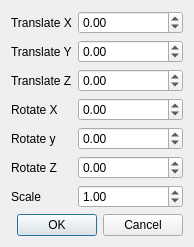
<?xml version="1.0" encoding="UTF-8"?>
<ui version="4.0">
 <class>TransformDialog</class>
 <widget class="QDialog" name="TransformDialog">
  <property name="geometry">
   <rect>
    <x>0</x>
    <y>0</y>
    <width>222</width>
    <height>269</height>
   </rect>
  </property>
  <property name="windowTitle">
   <string>Transform</string>
  </property>
  <property name="locale">
   <locale language="English" country="UnitedStates"/>
  </property>
  <layout class="QFormLayout" name="formLayout_2">
   <property name="sizeConstraint">
    <enum>QLayout::SetFixedSize</enum>
   </property>
   <item row="0" column="0" colspan="2">
    <layout class="QFormLayout" name="formLayout">
     <item row="0" column="0">
      <widget class="QLabel" name="label">
       <property name="text">
        <string>Translate X</string>
       </property>
      </widget>
     </item>
     <item row="1" column="0">
      <widget class="QLabel" name="label_2">
       <property name="text">
        <string>Translate Y</string>
       </property>
      </widget>
     </item>
     <item row="2" column="0">
      <widget class="QLabel" name="label_3">
       <property name="text">
        <string>Translate Z</string>
       </property>
      </widget>
     </item>
     <item row="3" column="0">
      <widget class="QLabel" name="label_4">
       <property name="text">
        <string>Rotate X</string>
       </property>
      </widget>
     </item>
     <item row="4" column="0">
      <widget class="QLabel" name="label_5">
       <property name="text">
        <string>Rotate y</string>
       </property>
      </widget>
     </item>
     <item row="5" column="0">
      <widget class="QLabel" name="label_6">
       <property name="text">
        <string>Rotate Z</string>
       </property>
      </widget>
     </item>
     <item row="6" column="0">
      <widget class="QLabel" name="label_7">
       <property name="text">
        <string>Scale</string>
       </property>
      </widget>
     </item>
     <item row="0" column="1">
      <widget class="QDoubleSpinBox" name="mp_spin_translate_x">
       <property name="minimum">
        <double>-200000.000000000000000</double>
       </property>
       <property name="value">
        <double>0.000000000000000</double>
       </property>
      </widget>
     </item>
     <item row="6" column="1">
      <widget class="QDoubleSpinBox" name="mp_spin_scale">
       <property name="minimum">
        <double>0.000000000000000</double>
       </property>
       <property name="maximum">
        <double>1000.000000000000000</double>
       </property>
       <property name="value">
        <double>1.000000000000000</double>
       </property>
      </widget>
     </item>
     <item row="1" column="1">
      <widget class="QDoubleSpinBox" name="mp_spin_translate_y">
       <property name="minimum">
        <double>-200000.000000000000000</double>
       </property>
       <property name="maximum">
        <double>200000.000000000000000</double>
       </property>
      </widget>
     </item>
     <item row="2" column="1">
      <widget class="QDoubleSpinBox" name="mp_spin_translate_z">
       <property name="minimum">
        <double>-200000.000000000000000</double>
       </property>
       <property name="maximum">
        <double>200000.000000000000000</double>
       </property>
      </widget>
     </item>
     <item row="3" column="1">
      <widget class="QDoubleSpinBox" name="mp_spin_rotate_x">
       <property name="minimum">
        <double>-180.000000000000000</double>
       </property>
       <property name="maximum">
        <double>180.000000000000000</double>
       </property>
      </widget>
     </item>
     <item row="4" column="1">
      <widget class="QDoubleSpinBox" name="mp_spin_rotate_y">
       <property name="minimum">
        <double>-180.000000000000000</double>
       </property>
       <property name="maximum">
        <double>180.000000000000000</double>
       </property>
      </widget>
     </item>
     <item row="5" column="1">
      <widget class="QDoubleSpinBox" name="mp_spin_rotate_z">
       <property name="minimum">
        <double>-180.000000000000000</double>
       </property>
       <property name="maximum">
        <double>180.000000000000000</double>
       </property>
      </widget>
     </item>
    </layout>
   </item>
   <item row="1" column="1">
    <widget class="QDialogButtonBox" name="mp_button_box">
     <property name="orientation">
      <enum>Qt::Horizontal</enum>
     </property>
     <property name="standardButtons">
      <set>QDialogButtonBox::Cancel|QDialogButtonBox::Ok</set>
     </property>
    </widget>
   </item>
  </layout>
 </widget>
 <resources/>
 <connections>
  <connection>
   <sender>mp_button_box</sender>
   <signal>accepted()</signal>
   <receiver>TransformDialog</receiver>
   <slot>accept()</slot>
   <hints>
    <hint type="sourcelabel">
     <x>248</x>
     <y>254</y>
    </hint>
    <hint type="destinationlabel">
     <x>157</x>
     <y>274</y>
    </hint>
   </hints>
  </connection>
  <connection>
   <sender>mp_button_box</sender>
   <signal>rejected()</signal>
   <receiver>TransformDialog</receiver>
   <slot>reject()</slot>
   <hints>
    <hint type="sourcelabel">
     <x>316</x>
     <y>260</y>
    </hint>
    <hint type="destinationlabel">
     <x>286</x>
     <y>274</y>
    </hint>
   </hints>
  </connection>
 </connections>
</ui>
